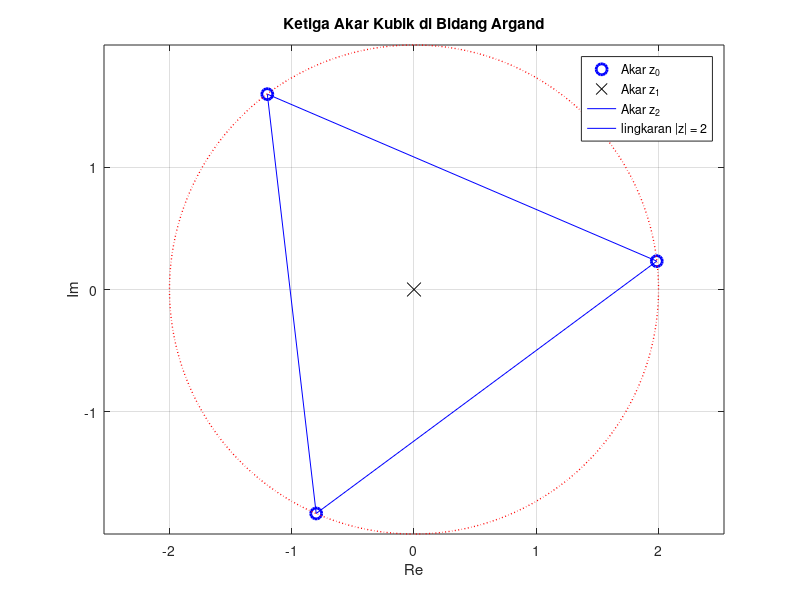

The MATLAB script that drew this image:
% =====================================================
% UTS Matematika Sains Data — Semester Genap 2025/2026
% Soal 4(e) - Segmentasi Pelanggan dan komposisi fungsi harga
% ---------------------------------------------------
% Nama : Aina Wanda Rahmaliya
% NIM : 2510514004
% Parameter: N=4,a=0,b=4,k=5,theta0=20,alpha=0.005
% Tanggal: 2026-4-23
% =====================================================

z0 = 1.986 + 0.232i;  
z1 = -1.200 + 1.598i;  
z2 = -0.800 - 1.832i;  

Z = [z0; z1; z2];

%plot di bidang Argand
figure(1)
plot(real(Z), imag(Z), 'bo', 'LineWidth', 2, 'MarkerSize', 8)
hold on
plot(0, 0, 'kx', 'MarkerSize', 10) % pusat (0,0)
xlabel('Re')
ylabel('Im')
grid on
axis equal
title('Ketiga Akar Kubik di Bidang Argand')

%hubungkan titik ke segitiga
plot([real(z0), real(z1)], [imag(z0), imag(z1)], 'b-')
plot([real(z1), real(z2)], [imag(z1), imag(z2)], 'b-')
plot([real(z2), real(z0)], [imag(z2), imag(z0)], 'b-')

%menambahkan lingkaran jari-jari
t = 0:0.01:2*pi;
circle = 2*(cos(t) + 1i*sin(t));
plot(real(circle), imag(circle), 'r:', 'LineWidth', 1)
legend('Akar z_0','Akar z_1','Akar z_2','lingkaran |z| = 2')
hold off
